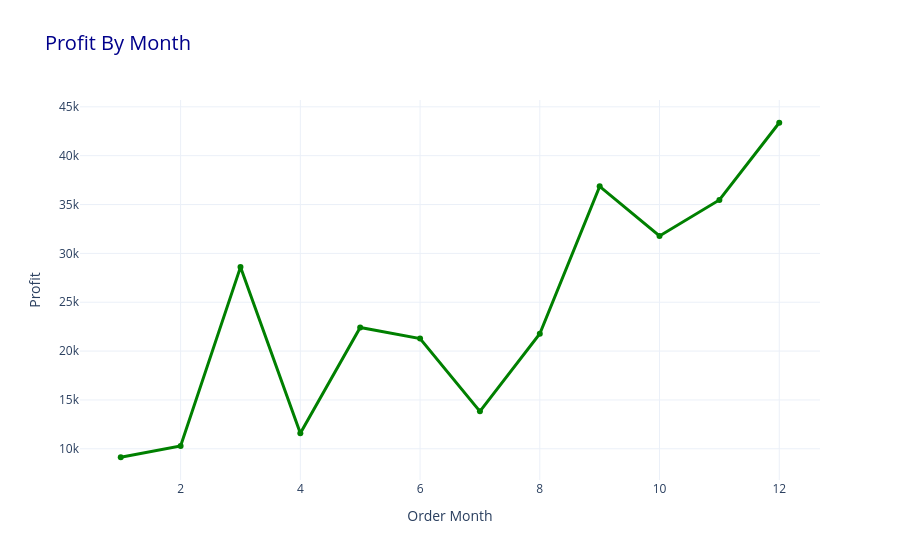

The code cell stored with this chart in its notebook:
### Markdown cell above
#### iv. Monthly Profit:

### Code cell
Monthly_Profit - data.groupby('Order Month')['Profit'].sum().reset_index()
fig = px.line(Monthly_Profit,
              x = 'Order Month',
              y = 'Profit',
              title = 'Profit By Month',
              markers = 'o')
fig.update_traces(line = dict(color = 'green', width = 3))
fig.update_layout(title_font = dict(color= 'darkblue' , size=20))
fig.show()

### Figure 1 — Plotly figure (JSON) as saved in the notebook; plotly's stock layout.template omitted (floating-point values rounded to 4 significant figures)
{"data": [{"hovertemplate": "Order Month=%{x}<br>Profit=%{y}<extra></extra>", "legendgroup": "", "line": {"color": "green", "dash": "solid", "width": 3}, "marker": {"symbol": "circle"}, "mode": "lines+markers", "name": "", "orientation": "v", "showlegend": false, "type": "scatter", "x": [1, 2, 3, 4, 5, 6, 7, 8, 9, 10, 11, 12], "xaxis": "x", "y": [9134.0, 10290.0, 28590.0, 11590.0, 22410.0, 21290.0, 13830.0, 21780.0, 36860.0, 31780.0, 35470.0, 43370.0], "yaxis": "y"}], "layout": {"legend": {"tracegroupgap": 0}, "title": {"font": {"color": "darkblue", "size": 20}, "text": "Profit By Month"}, "xaxis": {"anchor": "y", "domain": [0, 1], "title": {"text": "Order Month"}}, "yaxis": {"anchor": "x", "domain": [0, 1], "title": {"text": "Profit"}}}}
